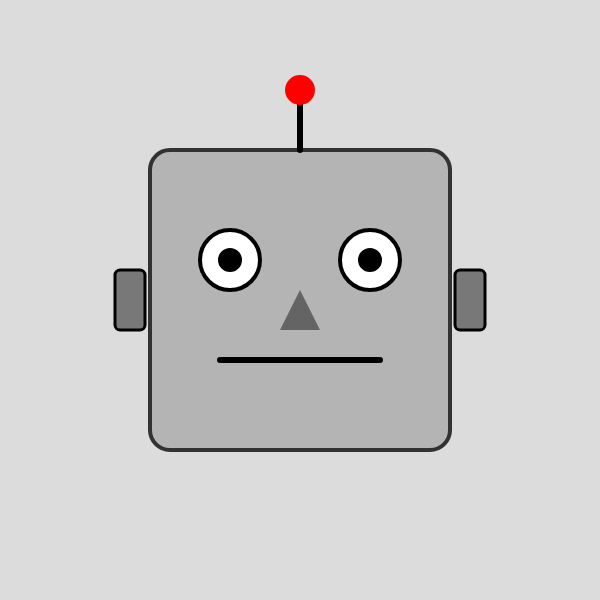
Frame 1 (no input)
Frame 60 (no input): identical to frame 1, image omitted
Frame 120 (the mouse pressed at the canvas centre since frame 60): identical to frame 1, image omitted

The p5.js sketch that drew this single still picture (run headless with seeded random() and noise() and a simulated clock; from frame 60 on, the mouse is pressed at the canvas centre):

// p5.js sketch
// ── sketch.js
function setup() {
  createCanvas(600, 600);
  rectMode(CENTER);
}

function draw() {
  background(220);

  // Head
  fill(180);
  stroke(50);
  strokeWeight(4);
  rect(width/2, height/2, 300, 300, 20);

  // Eyes
  fill(255);
  stroke(0);
  circle(width/2 - 70, height/2 - 40, 60);
  circle(width/2 + 70, height/2 - 40, 60);

  // Pupils
  fill(0);
  circle(width/2 - 70, height/2 - 40, 20);
  circle(width/2 + 70, height/2 - 40, 20);

  // Mouth
  stroke(0);
  strokeWeight(6);
  line(width/2 - 80, height/2 + 60, width/2 + 80, height/2 + 60);

  // Antenna
  stroke(0);
  strokeWeight(6);
  line(width/2, height/2 - 150, width/2, height/2 - 200);

  fill(255, 0, 0);
  noStroke();
  circle(width/2, height/2 - 210, 30);

  // Bolts on the side
  fill(120);
  stroke(0);
  strokeWeight(3);
  rect(width/2 - 170, height/2, 30, 60, 5);
  rect(width/2 + 170, height/2, 30, 60, 5);

  // Nose
  fill(100);
  noStroke();
  triangle(
    width/2, height/2 - 10,
    width/2 - 20, height/2 + 30,
    width/2 + 20, height/2 + 30
  );
}
// ── sketchgpt.js
function setup() {
  createCanvas(600, 600);
  rectMode(CENTER);
}

function draw() {
  background(15);

  // --- Flickering light effect ---
  let flicker = random(-10, 10);

  // --- Neck ---
  fill(40);
  noStroke();
  rect(width/2, height/2 + 120, 40, 120);

  // --- Head (tall + distorted) ---
  stroke(120);
  strokeWeight(3);
  fill(30);
  rect(width/2, height/2 - 40, 180, 260, 10);

  // Crack line
  stroke(90);
  line(width/2 - 40, height/2 - 160, width/2 - 20, height/2 + 40);

  // --- Eyes (hollow + glowing) ---
  noStroke();
  fill(200, 0, 0, 180);
  ellipse(width/2 - 40, height/2 - 80, 40 + flicker, 25);
  ellipse(width/2 + 50, height/2 - 60, 25 + flicker, 40);

  // Eye glow
  fill(255, 0, 0, 60);
  ellipse(width/2 - 40, height/2 - 80, 70, 50);
  ellipse(width/2 + 50, height/2 - 60, 50, 80);

  // --- Nose vent ---
  stroke(80);
  strokeWeight(2);
  for (let i = -10; i <= 10; i += 5) {
    line(width/2 + i, height/2 - 20, width/2 + i, height/2 + 10);
  }

  // --- Mouth (mechanical jaw) ---
  fill(20);
  stroke(150);
  rect(width/2, height/2 + 60, 120, 50);

  // Teeth
  stroke(220);
  for (let x = -50; x <= 50; x += 10) {
    line(width/2 + x, height/2 + 35, width/2 + x, height/2 + 85);
  }

  // --- Side wires ---
  stroke(180);
  strokeWeight(4);
  line(width/2 - 90, height/2 - 40, width/2 - 140, height/2);
  line(width/2 + 90, height/2 - 20, width/2 + 150, height/2 + 20);

  // Wire ends
  fill(255, 50, 50);
  noStroke();
  circle(width/2 - 140, height/2, 10);
  circle(width/2 + 150, height/2 + 20, 10);

  // --- Antenna spikes ---
  stroke(200);
  strokeWeight(3);
  line(width/2 - 30, height/2 - 190, width/2 - 60, height/2 - 240);
  line(width/2 + 30, height/2 - 190, width/2 + 80, height/2 - 230);

  // Sparks
  stroke(255, 0, 0);
  point(width/2 - 60, height/2 - 240);
  point(width/2 + 80, height/2 - 230);
}
